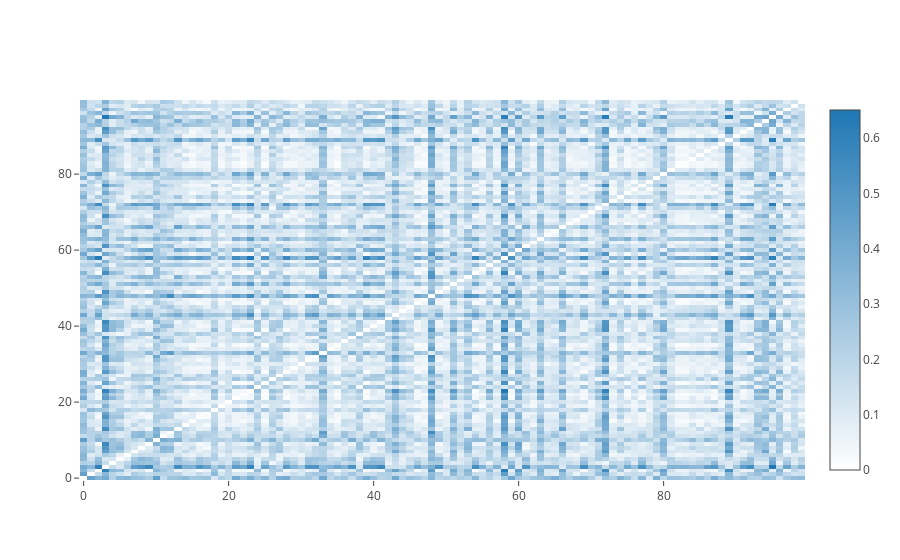

The code cell stored with this chart in its notebook:
### Code cell
trace = go.Heatmap(z=items_sim_DF.values,
                   x=items_sim_DF.index,
                   y=items_sim_DF.index,
                   colorscale=[[0.0, 'rgb(255,255,255)'], [1.0, 'rgb(31, 119, 180)']])

data=[trace]
iplot(data, filename='labelled-heatmap')

### Figure 1 — Plotly figure (JSON) as saved in the notebook; plotly's stock layout.template omitted (floating-point values rounded to 4 significant figures; data arrays with more than 128 entries replaced by an {"elided": "..."} marker saying what was removed)
{"data": [{"colorscale": [[0, "rgb(255,255,255)"], [1, "rgb(31, 119, 180)"]], "type": "heatmap", "uid": "87d7d3ca-3578-4d65-b679-ceef33d60dc5", "x": [0, 1, 2, 3, 4, 5, 6, 7, 8, 9, 10, 11, 12, 13, 14, 15, 16, 17, 18, 19, 20, 21, 22, 23, 24, 25, 26, 27, 28, 29, 30, 31, 32, 33, 34, 35, 36, 37, 38, 39, 40, 41, 42, 43, 44, 45, 46, 47, 48, 49, 50, 51, 52, 53, 54, 55, 56, 57, 58, 59, 60, 61, 62, 63, 64, 65, 66, 67, 68, 69, 70, 71, 72, 73, 74, 75, 76, 77, 78, 79, 80, 81, 82, 83, 84, 85, 86, 87, 88, 89, 90, 91, 92, 93, 94, 95, 96, 97, 98, 99], "y": [0, 1, 2, 3, 4, 5, 6, 7, 8, 9, 10, 11, 12, 13, 14, 15, 16, 17, 18, 19, 20, 21, 22, 23, 24, 25, 26, 27, 28, 29, 30, 31, 32, 33, 34, 35, 36, 37, 38, 39, 40, 41, 42, 43, 44, 45, 46, 47, 48, 49, 50, 51, 52, 53, 54, 55, 56, 57, 58, 59, 60, 61, 62, 63, 64, 65, 66, 67, 68, 69, 70, 71, 72, 73, 74, 75, 76, 77, 78, 79, 80, 81, 82, 83, 84, 85, 86, 87, 88, 89, 90, 91, 92, 93, 94, 95, 96, 97, 98, 99], "z": {"elided": "100x100 float values"}}], "layout": {}}
